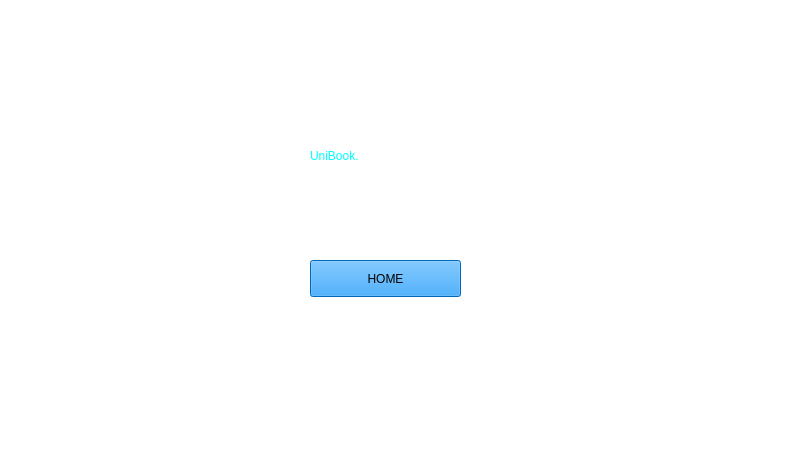
<?xml version="1.0" encoding="UTF-8"?>
<ui version="4.0">
 <class>MainWindow</class>
 <widget class="QMainWindow" name="MainWindow">
  <property name="geometry">
   <rect>
    <x>0</x>
    <y>0</y>
    <width>800</width>
    <height>471</height>
   </rect>
  </property>
  <property name="windowTitle">
   <string>MainWindow</string>
  </property>
  <property name="styleSheet">
   <string notr="true">background-color: qlineargradient(spread:pad, x1:0, y1:0, x2:1, y2:1, stop:0 rgba(255, 255, 255, 255));</string>
  </property>
  <widget class="QWidget" name="centralwidget">
   <widget class="QLabel" name="unibookLabel">
    <property name="geometry">
     <rect>
      <x>310</x>
      <y>140</y>
      <width>161</width>
      <height>31</height>
     </rect>
    </property>
    <property name="autoFillBackground">
     <bool>false</bool>
    </property>
    <property name="styleSheet">
     <string notr="true">color: rgb(0, 255, 255);
font: italic 9pt &quot;Sans Serif&quot;;
font: 26pt &quot;Sans Serif&quot;;</string>
    </property>
    <property name="text">
     <string>UniBook.</string>
    </property>
    <property name="scaledContents">
     <bool>true</bool>
    </property>
   </widget>
   <widget class="QLabel" name="backgrounrLabel">
    <property name="geometry">
     <rect>
      <x>0</x>
      <y>210</y>
      <width>801</width>
      <height>261</height>
     </rect>
    </property>
    <property name="text">
     <string/>
    </property>
    <property name="pixmap">
     <pixmap>../images/rectangle.png</pixmap>
    </property>
    <property name="scaledContents">
     <bool>true</bool>
    </property>
   </widget>
   <widget class="QPushButton" name="loginAdmBut">
    <property name="geometry">
     <rect>
      <x>310</x>
      <y>260</y>
      <width>151</width>
      <height>37</height>
     </rect>
    </property>
    <property name="styleSheet">
     <string notr="true">background-color: rgb(0, 144, 255);</string>
    </property>
    <property name="text">
     <string>HOME</string>
    </property>
    <property name="icon">
     <iconset>
      <normaloff>:/feather/Icons/feather/airplay.png</normaloff>:/feather/Icons/feather/airplay.png</iconset>
    </property>
    <property name="iconSize">
     <size>
      <width>32</width>
      <height>32</height>
     </size>
    </property>
   </widget>
   <zorder>backgrounrLabel</zorder>
   <zorder>unibookLabel</zorder>
   <zorder>loginAdmBut</zorder>
  </widget>
 </widget>
 <resources>
  <include location="../Qss/icons/_icons.qrc"/>
 </resources>
 <connections/>
</ui>
